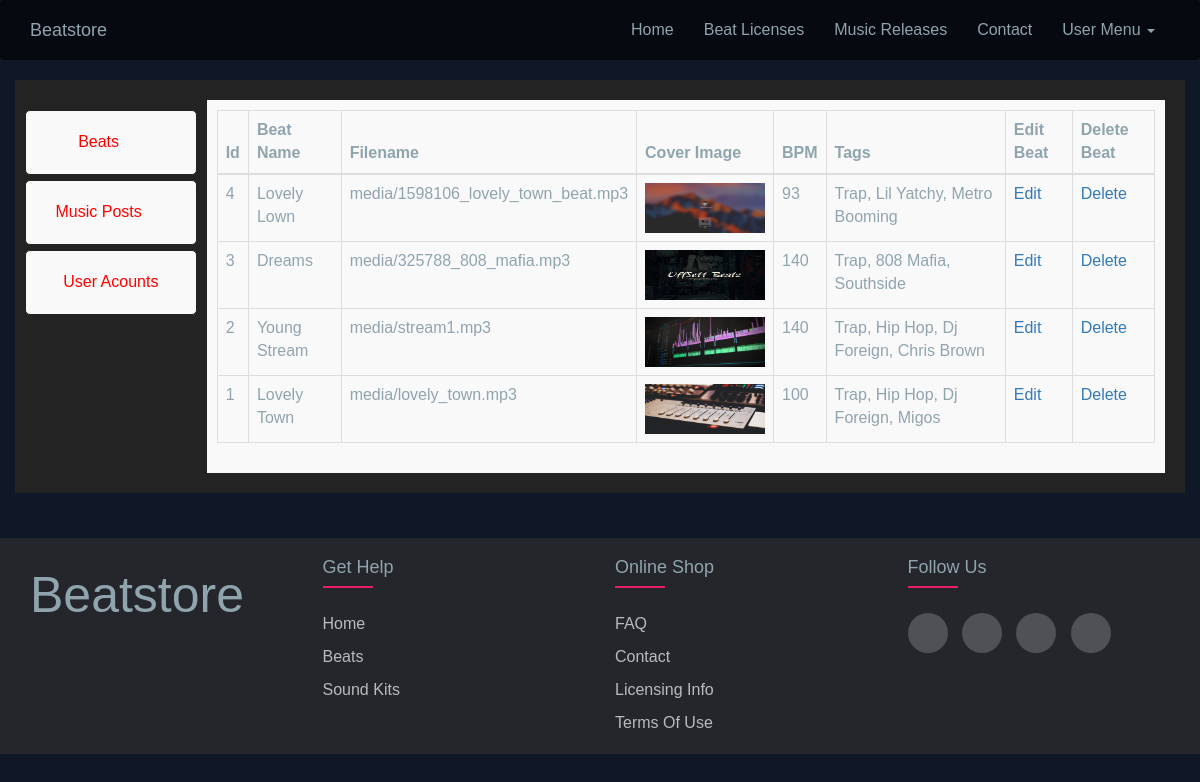
Page /cms.php (signed in) on the committed database.
### tables this page shows
CREATE TABLE `navbar` (
  `id` int(11) NOT NULL,
  `page` varchar(255) NOT NULL,
  `link` varchar(256) NOT NULL
);

CREATE TABLE `beats` (
  `id` int(11) NOT NULL,
  `name` varchar(255) NOT NULL,
  `filename` varchar(255) NOT NULL,
  `cover_image` varchar(255) NOT NULL,
  `bpm` int(3) NOT NULL,
  `tags` varchar(255) NOT NULL
);

### includes/functions.php (called while the page is built, shortened)
<?php
include 'db.php';
function getNavbar(){
  global $connection;
  $query = 'SELECT * FROM navbar';
  $result = mysqli_query($connection, $query);
  while($row = mysqli_fetch_assoc($result)){
    $page = array(
      'page' => $row['page'],
      'link' => $row['link']
    );
    $pages[] = $page;
  }
  return $pages;
}

### includes/beats.php (the view, shortened to what this page needs)
 <table class="table table-bordered table-hover">
  <thead>
    <tr>
      <th>Id</th>
      <th>Beat Name</th>
      <th>Filename</th>
      <th>Cover Image</th>
      <th>BPM</th>
      <th>Tags</th>
      <th>Edit Beat</th>
      <th>Delete Beat</th>
    </tr>
  </thead>
  <tbody>
<?php
    $query = "SELECT * FROM beats ORDER BY id DESC ";
   $result = mysqli_query($connection, $query);
   while($row = mysqli_fetch_assoc($result)){
     $name = $row['name'];
     $id = $row['id'];
     $filename = $row['filename'];
     $cover_image = $row['cover_image'];
     $bpm = $row['bpm'];
     $tags = $row['tags'];
     echo "<tr>";
      echo "<td>$id</td>";
      echo "<td>$name</td>";
      echo "<td>$filename</td>";
      echo "<td><img  class='beat_img' src= '$cover_image' alt='Cover Image'></td>";
      echo "<td>$bpm</td>";
      echo "<td>$tags</td>";
      echo "<td><a href='cms.php?source=edit_beat&edit=$id' >Edit</a></td>";
      echo "<td><a href='cms.php?source=beat&delete=$id' >Delete</a></td>";
      echo "</tr>";
   }
?>
  </tbody>
</table>

### header.php (shortened to what this page needs)
<?php include 'includes/db.php'; ?>
<?php include 'includes/functions.php';?>
 <?php
  $path = explode( '/',$_SERVER['REQUEST_URI']);
  $link= $path[count($path) -1];
  foreach(getNavbar() as $key => $value){
    if ($link === $value['link']){
      $title = $value['page'];
    }
  }
?>
<!DOCTYPE html>
<head>
  <link rel="stylesheet" href="bootstrap/css/bootstrap.min.css" >
  <link rel="stylesheet" href="font-awesome/css/font-awesome.min.css">
  <link rel="stylesheet" href="main.css">
  <link rel="stylesheet" href="./seach_bar.css">
  <link href="/fontawesome/css/v4-shims.css" rel="stylesheet" />
  </head>
<body>
  <?php include 'includes/navbar.php'; ?>

### includes/navbar.php (shortened to what this page needs)
   <nav class="navbar navbar-inverse" id="navbar-scroll">
      <div class="container">
           <div class="navbar-header">
              <a href="index.php" class="navbar-brand" >Beatstore </a>
           </div>
           <div class="collapse navbar-collapse" id="navbar-collapse">
               <ul class="nav navbar-nav navbar-right">
                   <?php
                 foreach(getNavbar() as $key => $value){
                 ?>
                 <li <?php if($link == $value['link']){
                  echo 'class = active';
                 }?>
                 ><a href="<?php echo $value['link'];?>"><?php echo $value['page'];?></a></li>
                 <?php }
                 if(isset($_SESSION['logged_in'])){
                   ?>
                   <li class="dropdown">
                    <a class="toggle" data-target="userMenu" data-toggle="dropdown" aria-expanded="true">
User Menu
                      <span class="caret"></span></a>
                   </li>
                   <?php
                 }else {
                       echo "<li><a href='login.php'>Login</a></li>";
                 }
                 ?>
               </ul>
           </div>
       </div>
   </nav>

### cms.php (shortened to what this page needs)
<?php include 'header.php';
?>
 <section id="cms">
<div class='container'>
   <div class="row">
    <div class="col-md-2" id="navi">
     <ul>
      <li>
        <a href="javascript:;" data-toggle="collapse" data-target="#beats">Beats <i class="fa fa-fw fa-caret-down"></i></a>
      </li>
      <li>
        <a href="javascript:;" data-toggle="collapse" data-target="#posts">Music Posts <i class="fa fa-fw fa-caret-down"></i></a>
       </li>
       <li><a href="cms.php?source=accounts">User Acounts</a></li>
     </ul>
    </div>
    <div class="col-md-10" id="main-content">
     <?php
     if(isset($_GET['source'])){
       $source = $_GET['source'];
       }
      else{
        $source = '';
      }
       switch($source){
         default;
           include 'includes/beats.php';
           break;
     } ?>
    </div>
  </div>
   </div>
</section>
<?php include 'footer.php';?>

### footer.php (shortened to what this page needs)
<footer class="footer">
  	 <div class="container1">
  	 	<div class="row1">
  	 		<div class="footer-col">
  	 			<h2>Beatstore</h2>
  	 		</div>
  	 		<div class="footer-col">
  	 			<h4>get help</h4>
  	 			<ul>
  	 				<li><a href="#">Home</a></li>
  	 				<li><a href="#">Beats</a></li>
  	 				<li><a href="#">Sound kits</a></li>
  	 			</ul>
  	 		</div>
  	 		<div class="footer-col">
  	 			<h4>online shop</h4>
  	 			<ul>
  	 				<li><a href="#">FAQ</a></li>
  	 				<li><a href="#">Contact</a></li>
  	 				<li><a href="#">Licensing Info</a></li>
  	 				<li><a href="#">Terms of use</a></li>
  	 			</ul>
  	 		</div>
  	 		<div class="footer-col">
  	 			<h4>follow us</h4>
  	 			<div class="social-links">
           <a href="#"><i class="fa fa-youtube-play"></i></a>
           <a href="#"><i class="fa fa-instagram"></i></a>
           <a href="#"><i class="fa fa-facebook"></i></a>
           <a href="#"><i class="fa fa-spotify"></i></a>
  	 			</div>
  	 		</div>
  	 	</div>
  	 </div>
  </footer>
</body>
</html>

### main.css (style rules this page uses)
body { font-family: Oswald, Helvetica, Arial, sans-serif; font-size: 16px; padding: auto; background: #101727; background-position: center center; background-size: cover; }
body { min-height: 100vh; display: flex; flex-direction: column; flex-wrap: wrap; justify-content: space-between; color: #90a4ae; }
#navbar-scroll { padding: 5px 0; position: fixed; }
#navbar-scroll a { color: #90a4ae; }
nav#navbar-scroll { margin-bottom: 0; background: rgba(0,0,0,.6); border: none; position: absolute; width: 100%; z-index: 100; }
* { margin:0; padding:0; box-sizing: border-box; }
.footer .container1 { max-width: 1170px; margin:auto; }
.footer .row1 { display: flex; flex-wrap: wrap; }
ul { list-style: none; }
.footer { background-color: #24262b; padding: 10px 0; }
.footer-col { width: 25%; padding: 0 15px; }
.footer-col h2 { font-size: 50px; color: #90a4ae; }
.footer-col h4 { font-size: 18px; color: #90a4ae; text-transform: capitalize; margin-bottom: 35px; font-weight: 500; position: relative; }
.footer-col h4::before { content: ''; position: absolute; left:0; bottom: -10px; background-color: #e91e63; height: 2px; box-sizing: border-box; width: 50px; }
.footer-col ul li:not(:last-child) { margin-bottom: 10px; }
.footer-col ul li a { font-size: 16px; text-transform: capitalize; color: #ffffff; text-decoration: none; font-weight: 300; color: #bbbbbb; display: block; transition: all 0.3s ease; }
.footer-col .social-links a { display: inline-block; height: 40px; width: 40px; background-color: rgba(255,255,255,0.2); margin:0 10px 10px 0; text-align: center; line-height: 40px; border-radius: 50%; color: #ffffff; transition: all 0.5s ease; }
#cms { margin-top: 80px; }
#cms .row { background: #232323; padding: 20px 20px 20px 0; }
#navi { border: #ccc; padding: 10px; border-radius: 5px; }
#navi ul { list-style: none; padding: 0; color: white; }
#navi li { margin-bottom: 5px; text-align: center; }
#navi li a { display: inline-block; width: 100%; padding: 20px; color: red; text-decoration: none; border-radius: 5px; background: #f9f9f9; border: 1px solid #222; }
#main-content { background: #f9f9f9; padding: 10px; }
.beat_img { width: 120px; height: 50px; }

### seach_bar.css (style rules this page uses)
* { outline: none; }

### rows in the picture
navbar: page "Home"
navbar: page "Beat Licenses"
navbar: page "Music Releases"
navbar: page "Contact"
beats: id "4", name "Lovely Lown", filename "media/1598106_lovely_town_beat.mp3", cover_image (picture), bpm "93", tags "Trap, Lil Yatchy, Metro Booming"
beats: id "3", name "Dreams", filename "media/325788_808_mafia.mp3", cover_image (picture), bpm "140", tags "Trap, 808 Mafia, Southside"
beats: id "2", name "Young Stream", filename "media/stream1.mp3", cover_image (picture), bpm "140", tags "Trap, Hip Hop, Dj Foreign, Chris Brown"
beats: id "1", name "Lovely Town", filename "media/lovely_town.mp3", cover_image (picture), bpm "100", tags "Trap, Hip Hop, Dj Foreign, Migos"
